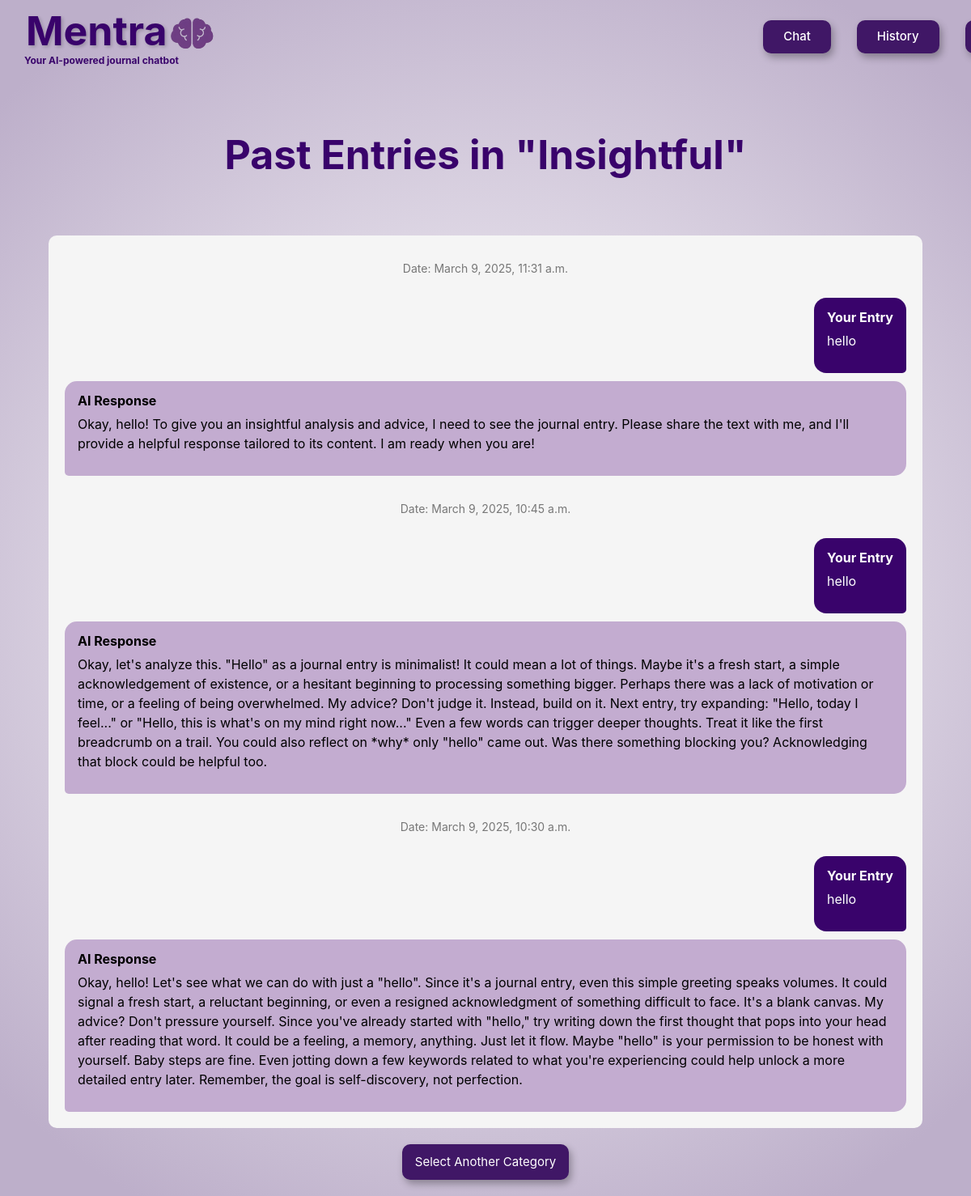
Screenshot of /past_entries/2/ (signed in) with the database file from the repository.
### application/models.py (models this page shows, shortened)
class Category(models.Model):
    category_name = models.CharField(max_length=30, default="")
    category_description = models.CharField(max_length=1000, default="")
    icon_url = models.CharField(max_length=1000, default="")
    mascot_url = models.CharField(max_length=1000, default="")

class JournalLog(models.Model):
    input = models.CharField(max_length=1000)
    output = models.CharField(max_length=3000)
    category = models.ForeignKey(Category, on_delete=models.CASCADE, blank=True, null=True, related_name="log_category")
    date_time = models.DateTimeField()
    owner = models.ForeignKey(User, on_delete=models.CASCADE, blank=True, null=True, related_name="log_user")

### application/views.py (the view)
# urls.py: path("past_entries/<int:category_id>/", views.past_entries, name="past_entries"),
def past_entries(request, category_id):
    category_data = get_object_or_404(Category, id=category_id)
    sorted_journal_entries = JournalLog.objects.filter(
        category=category_data,
        owner=request.user
    ).order_by('-date_time')
    return render(request, "application/history-render.html", {
        "category": category_data,
        "journal_entries": sorted_journal_entries
    })

### application/templates/application/history-render.html
{% extends "application/layout.html" %}
{% block body %}
    <div>
        <h3 class="history-title text-center">Past Entries in "{{ category.category_name }}"</h3>
        <div class="journal-entry-container">
            {% for entry in journal_entries %}
            <div class="journal-entry">
                <p class="journal-date">Date: {{ entry.date_time }}</p>
                <div class="journal-entry-section-input">
                    <p class="journal-entry-title">Your Entry</p>
                    <p class="journal-entry-text">{{ entry.input }}</p>
                </div>
                <div class="journal-entry-section-output">
                    <p class="journal-entry-title">AI Response</p>
                    <p class="journal-entry-text">{{ entry.output }}</p>
                </div>
            </div>
            {% empty %}
                <p class="text-center">No entries found in this category.</p>
            {% endfor %}
        </div>
        <div class="text-center mt-3">
            <a class="btn btn-purple" href="{% url 'history_render_category' %}">Select Another Category</a>
        </div>
    </div>
{% endblock %}

### application/static/application/styles.css (style rules this page uses)
:root { --primary-color: rgb(57, 3, 107); --secondary-color: rgb(128, 71, 182); }
html, body { min-height: 100vh; margin: 0; padding: 0; overflow: auto; background: radial-gradient(circle, white, rgb(189, 175, 202) 90%); }
.btn-purple { background-color: rgb(64, 23, 102) !important; color: #ffffff !important; font-size: 15px !important; padding-block: 10px; padding-left: 15px; padding-right: 15px; border-radius: 10px; margin-bottom: 20px; box-shadow: 3px 5px 10px rgba(0, 0, 0, 0.3); }
.history-title { font-size: 50px; color: rgb(57, 3, 107); font-weight: 700; margin-top: 50px; padding-bottom: 50px; }
.journal-entry-container { display: flex; flex-direction: column; gap: 20px; width: 90vw; margin: 20px auto; padding: 20px; background-color: #f5f5f5; border-radius: 10px; overflow-y: auto; }
.journal-entry { display: flex; flex-direction: column; gap: 10px; }
.journal-entry-section-input { align-self: flex-end; max-width: 75%; background-color: var(--primary-color); color: white; padding: 12px 16px; border-radius: 15px; border-bottom-right-radius: 5px; word-wrap: break-word; }
.journal-entry-section-output { align-self: flex-start; max-width: 75%; background-color: #c3acd0; color: black; padding: 12px 16px; border-radius: 15px; border-bottom-left-radius: 5px; word-wrap: break-word; }
.journal-date { text-align: center; font-size: 14px; color: #777; margin-top: 10px; }
.journal-entry-title { font-weight: bold; margin-bottom: 5px; }
.journal-entry-section-input { align-self: flex-end; max-width: 100%; background-color: var(--primary-color); color: white; padding: 12px 16px; border-radius: 15px; border-bottom-right-radius: 5px; word-wrap: break-word; }
.journal-entry-section-output { align-self: flex-start; max-width: 100%; background-color: #c3acd0; color: black; padding: 12px 16px; border-radius: 15px; border-bottom-left-radius: 5px; word-wrap: break-word; }

### rows the page displays
Category: category_name "Insightful"
JournalLog: date_time "March 9, 2025, 11:31 a.m.", input "hello", output "Okay, hello! To give you an insightful analysis and advice, I need to see the journal entry. Please share the text with me, and I'll provide a helpful response tailored to its content. I am ready when you are!"
JournalLog: date_time "March 9, 2025, 10:45 a.m.", input "hello", output "Okay, let's analyze this. \"Hello\" as a journal entry is minimalist! It could mean a lot of things. Maybe it's a fresh start, a simple acknowledgement of existence, or a hesitant beginning to processing something bigger. Perhaps there was a lack of motivation or time, or a feeling of being overwhelmed. My advice? Don't judge it. Instead, build on it. Next entry, try expanding: \"Hello, today I feel...\" or \"Hello, this is what's on my mind right now...\" Even a few words can trigger deeper thoughts. Treat it like the first breadcrumb on a trail. You could also reflect on *why* only \"hello\" came out. Was there something blocking you? Acknowledging that block could be helpful too."
JournalLog: date_time "March 9, 2025, 10:30 a.m.", input "hello", output "Okay, hello! Let's see what we can do with just a \"hello\". Since it's a journal entry, even this simple greeting speaks volumes. It could signal a fresh start, a reluctant beginning, or even a resigned acknowledgment of something difficult to face. It's a blank canvas. My advice? Don't pressure yourself. Since you've already started with \"hello,\" try writing down the first thought that pops into your head after reading that word. It could be a feeling, a memory, anything. Just let it flow. Maybe \"hello\" is your permission to be honest with yourself. Baby steps are fine. Even jotting down a few keywords related to what you're experiencing could help unlock a more detailed entry later.…"
